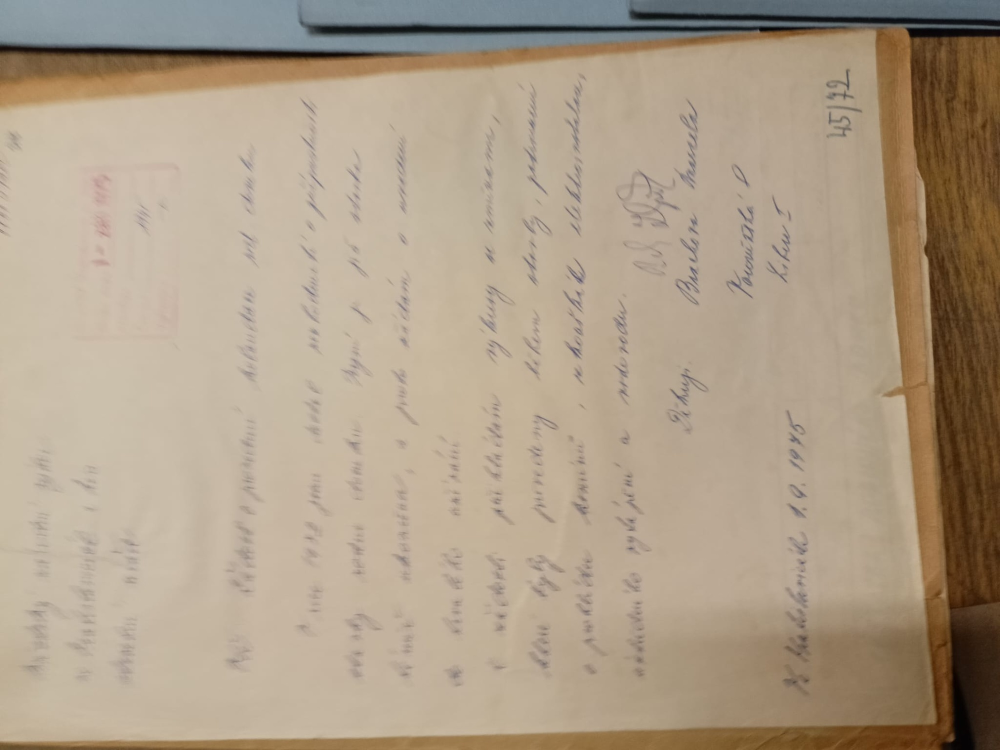
#> input picture .temp_processing/.temp_resized/WhatsApp Image 2026-01-31 at 21.02.10 (1).jpeg, 2000 x 1500 px, found by its file name (shown at 1/2 size); its folder holds only this picture in this run
$ python enhance_images.py
#> lines starting #> are read from the running program, lines starting #| are printed output that depends on the picture
from PIL import Image, ImageEnhance
import os

# Paths
source_dir = "/Users/josefkubinek/Library/CloudStorage/OneDrive-Osobní/AI/Dum Liberec/docs/.temp_resized"
dest_dir = os.path.join(source_dir, "enhanced")
os.makedirs(dest_dir, exist_ok=True)

# Enhancement parameters
contrast_factor = 1.5
sharpness_factor = 2.0

# Enhance images
def enhance_image(image_path, output_path):
    with Image.open(image_path) as img:
        # Increase contrast
#> img is the input picture: PIL image 2000x1500 RGB; mean R, G, B 173.5, 157, 135.8
        enhancer = ImageEnhance.Contrast(img)
        img = enhancer.enhance(contrast_factor)
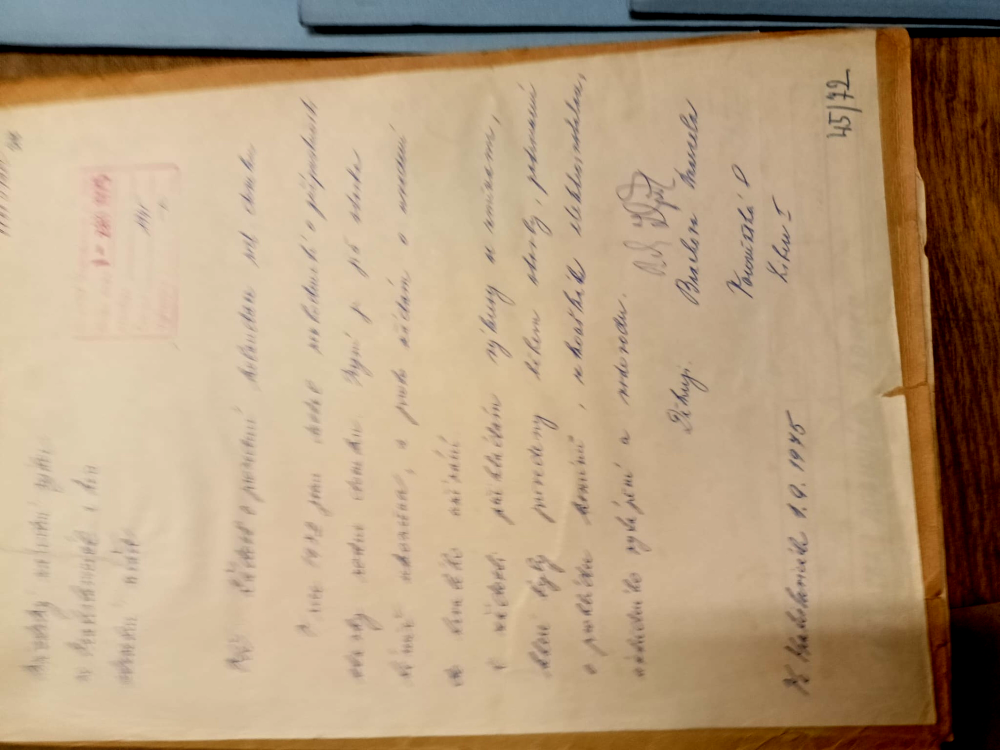
#> img: PIL image 2000x1500 RGB (shown at 1/2 size); mean R, G, B 180.6, 156.1, 126.7

        # Increase sharpness
        enhancer = ImageEnhance.Sharpness(img)
        img = enhancer.enhance(sharpness_factor)

        # Save enhanced image
        img.save(output_path, quality=95)

# Process all images in the source directory
for filename in os.listdir(source_dir):
    if filename.lower().endswith(('.jpeg', '.jpg', '.png')):
        source_path = os.path.join(source_dir, filename)
        output_path = os.path.join(dest_dir, f"enhanced_{filename}")
        enhance_image(source_path, output_path)
        print(f"Enhanced: {filename} -> {output_path}")

print("Image enhancement complete. Enhanced images saved to:", dest_dir)

$ run again, on .temp_processing/.temp_resized/WhatsApp Image 2026-01-31 at 21.02.12 (1).jpeg
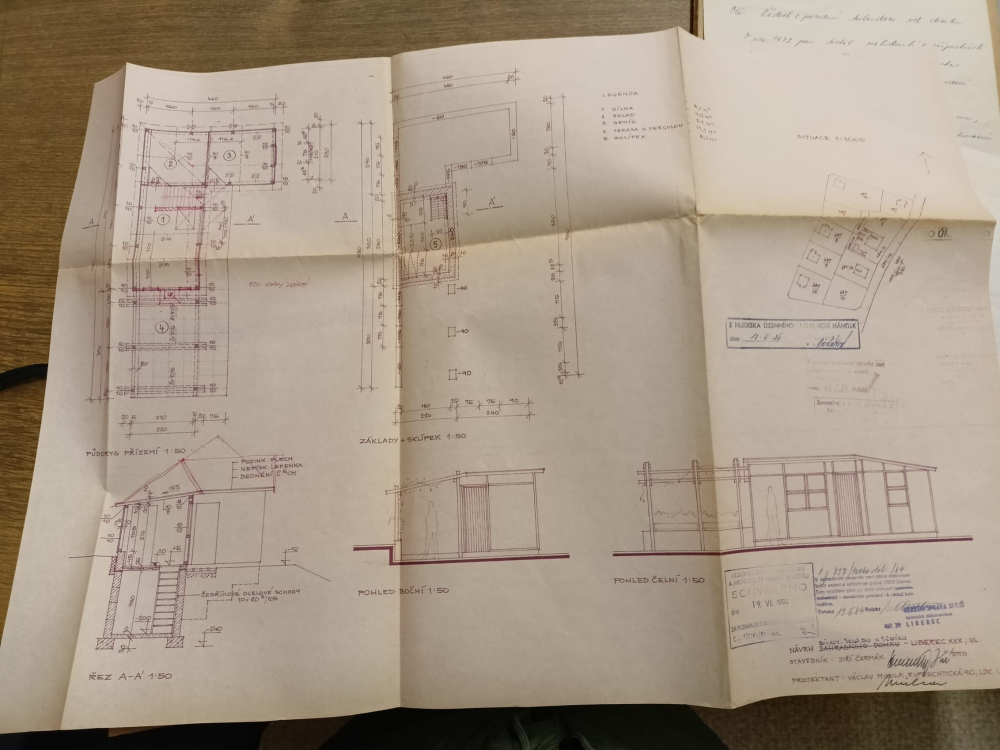
#> input picture .temp_processing/.temp_resized/WhatsApp Image 2026-01-31 at 21.02.12 (1).jpeg, 2000 x 1500 px, found by its file name (shown at 1/2 size)
#> in enhance_image, img is the input picture: PIL image 2000x1500 RGB; mean R, G, B 166.7, 151.7, 134.4
#> in enhance_image, `img = enhancer.enhance(contrast_factor)`:
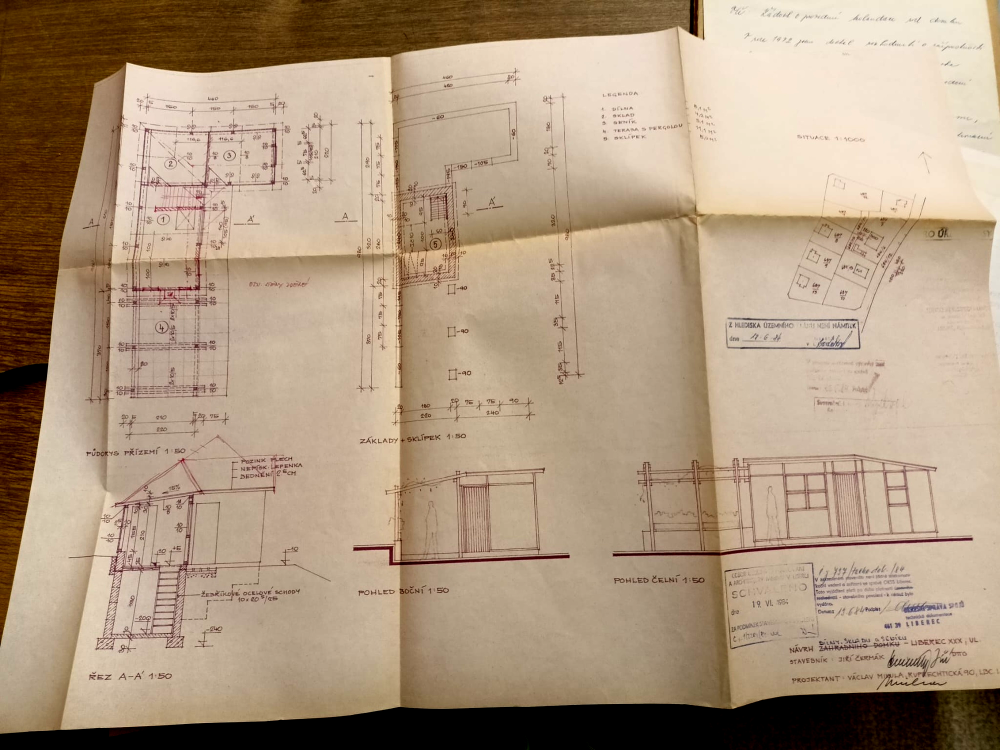
#> img: PIL image 2000x1500 RGB (shown at 1/2 size); mean R, G, B 174.7, 152.6, 128.4

$ run again, on .temp_processing/.temp_resized/WhatsApp Image 2026-01-31 at 21.02.12.jpeg
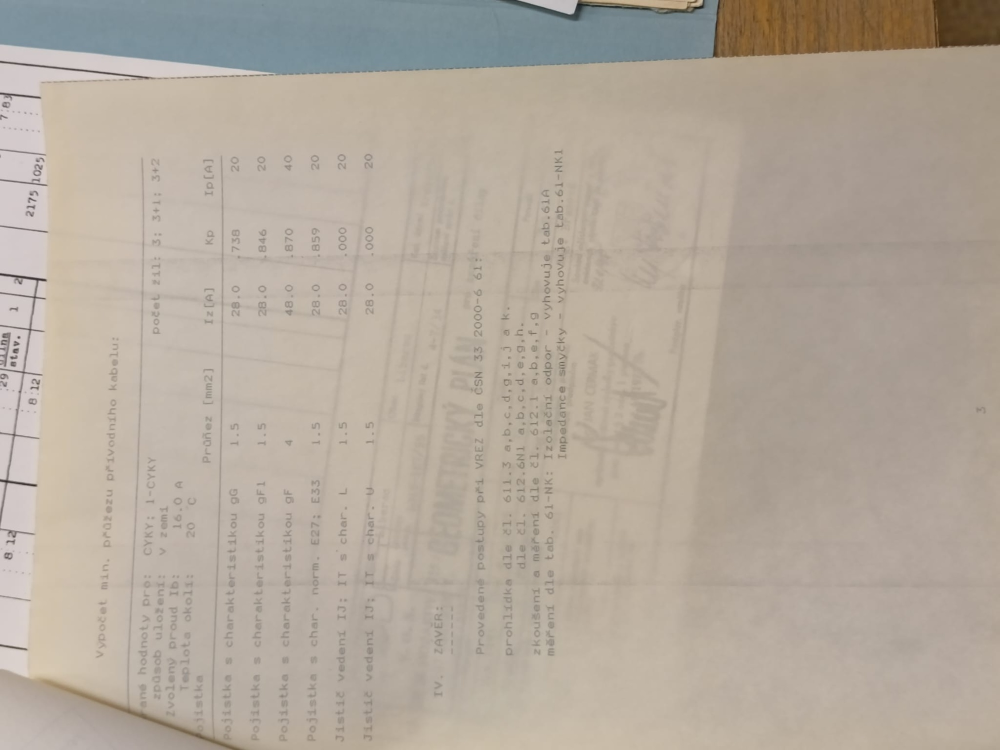
#> input picture .temp_processing/.temp_resized/WhatsApp Image 2026-01-31 at 21.02.12.jpeg, 2000 x 1500 px, found by its file name (shown at 1/2 size)
#> in enhance_image, img is the input picture: PIL image 2000x1500 RGB; mean R, G, B 179.2, 168.8, 156.5
#> in enhance_image, `img = enhancer.enhance(contrast_factor)`:
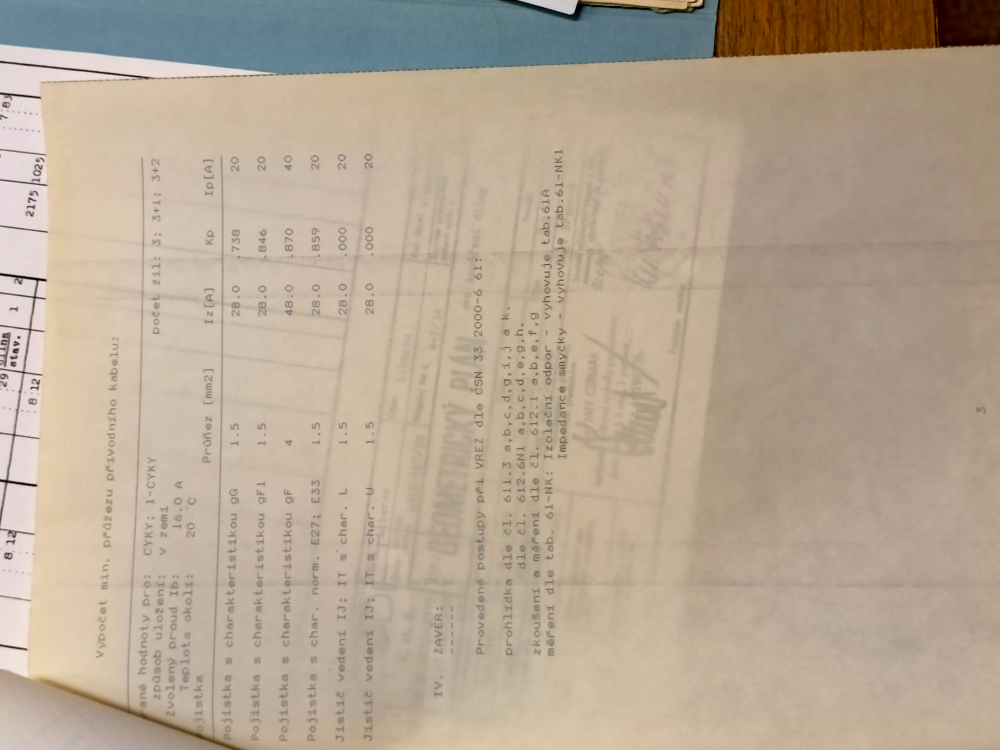
#> img: PIL image 2000x1500 RGB (shown at 1/2 size); mean R, G, B 183.1, 167.4, 149.2

$ run again, on .temp_processing/.temp_resized/WhatsApp Image 2026-01-31 at 21.02.13.jpeg
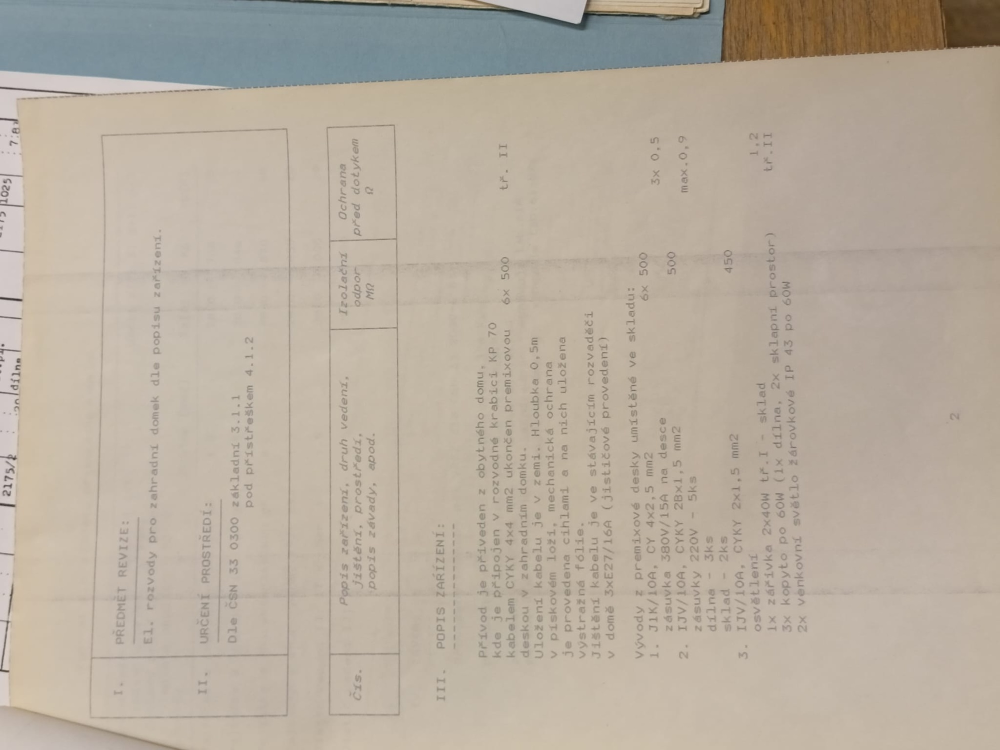
#> input picture .temp_processing/.temp_resized/WhatsApp Image 2026-01-31 at 21.02.13.jpeg, 2000 x 1500 px, found by its file name (shown at 1/2 size)
#> in enhance_image, img is the input picture: PIL image 2000x1500 RGB; mean R, G, B 183.6, 172.9, 158.8
#> in enhance_image, `img = enhancer.enhance(contrast_factor)`:
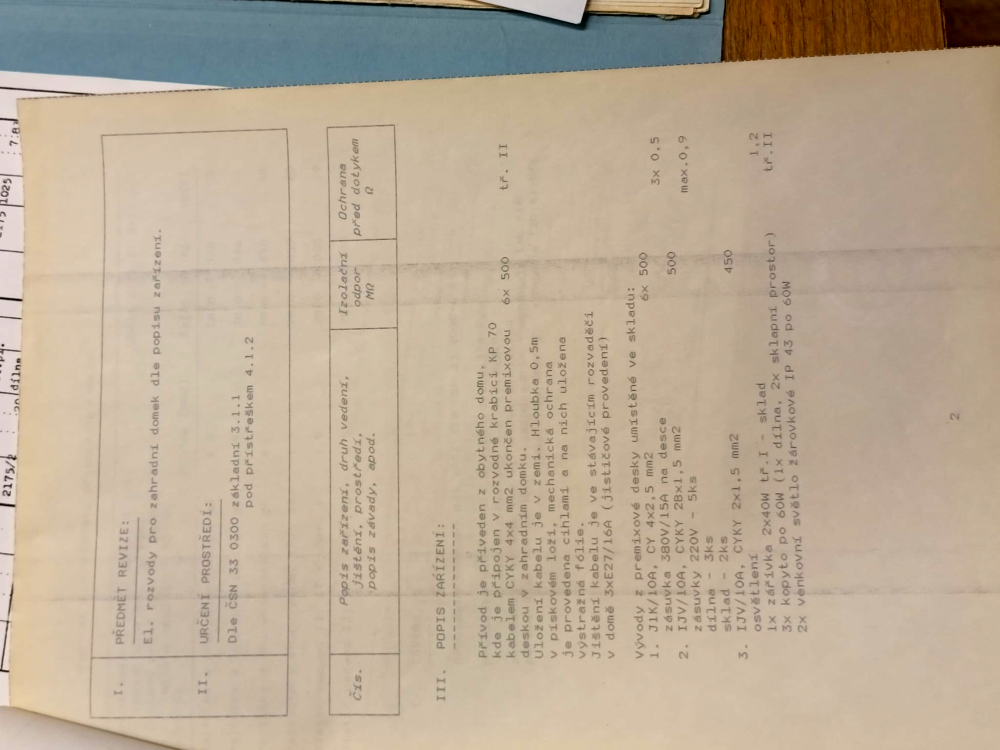
#> img: PIL image 2000x1500 RGB (shown at 1/2 size); mean R, G, B 187.6, 171.6, 150.8

$ run again, on .temp_processing/.temp_resized/WhatsApp Image 2026-01-31 at 21.02.10.jpeg
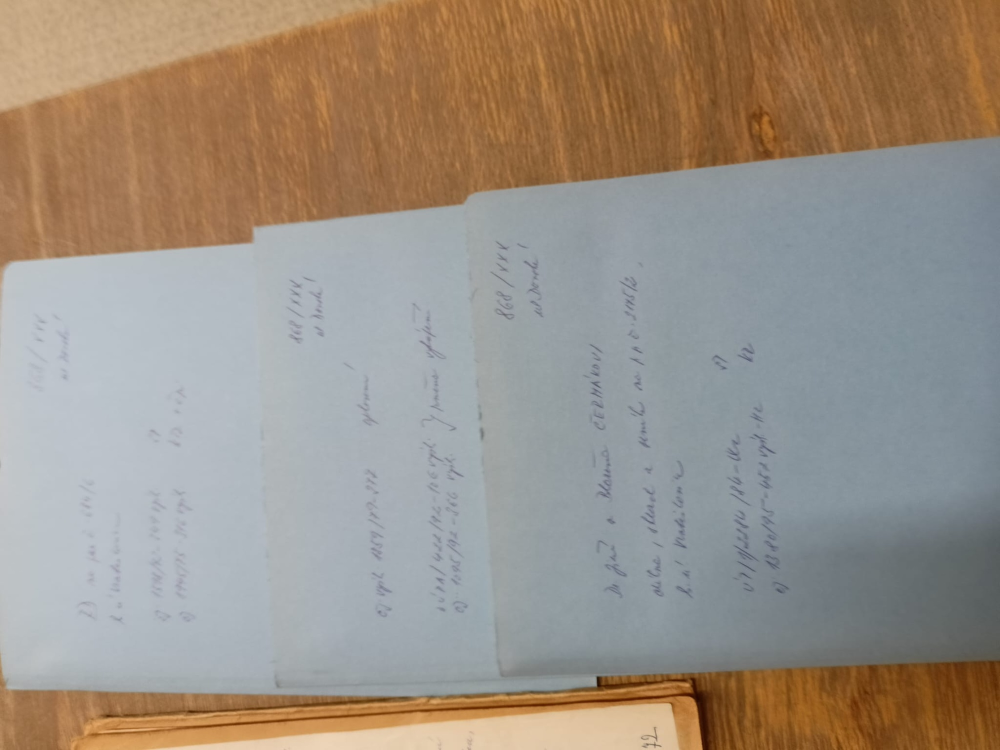
#> input picture .temp_processing/.temp_resized/WhatsApp Image 2026-01-31 at 21.02.10.jpeg, 2000 x 1500 px, found by its file name (shown at 1/2 size)
#> in enhance_image, img is the input picture: PIL image 2000x1500 RGB; mean R, G, B 155.4, 145, 133.6
#> in enhance_image, `img = enhancer.enhance(contrast_factor)`:
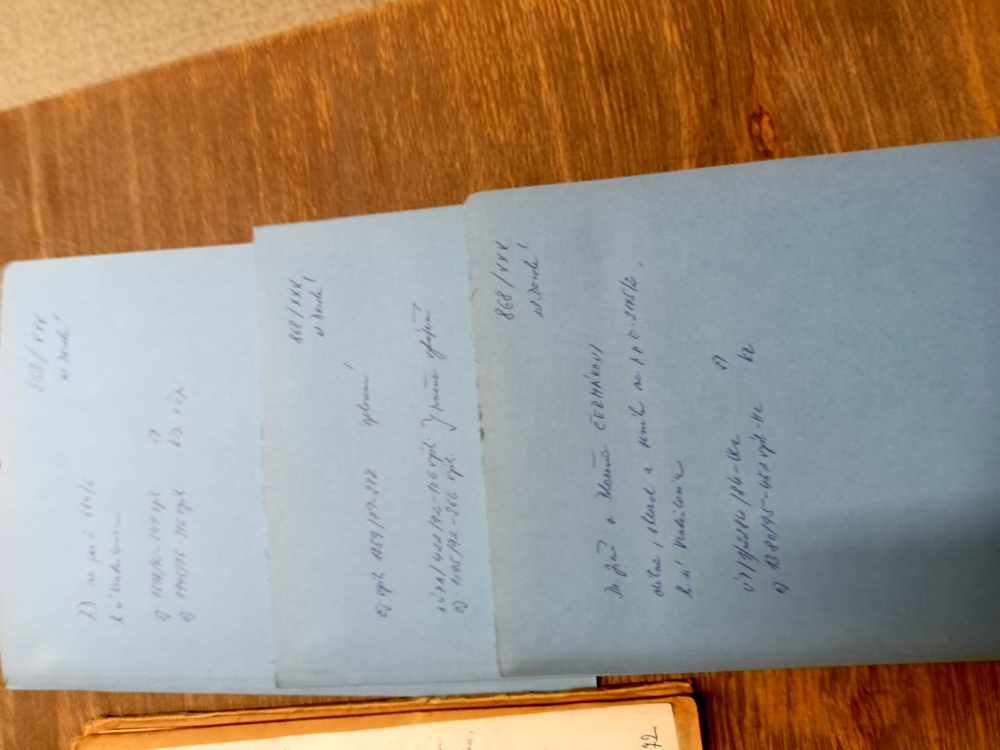
#> img: PIL image 2000x1500 RGB (shown at 1/2 size); mean R, G, B 159.1, 143.8, 128.2
